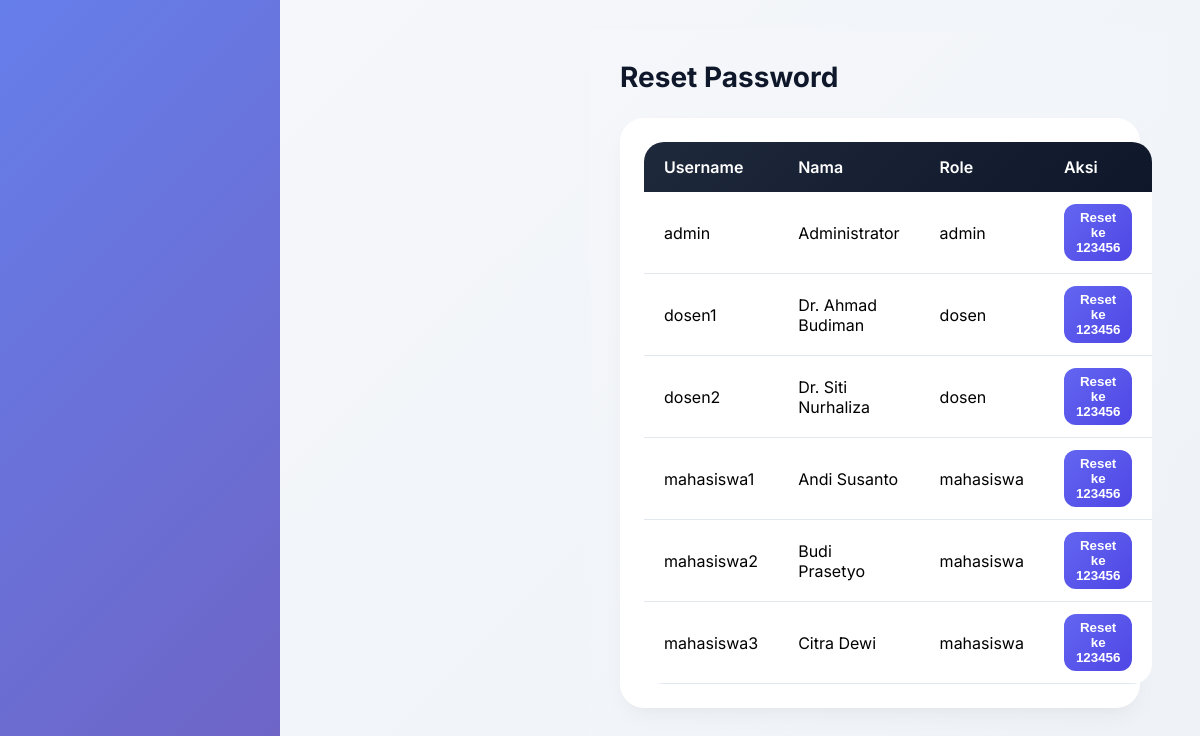
Before: /admin/reset_password/index.php (signed in) with the older database file.
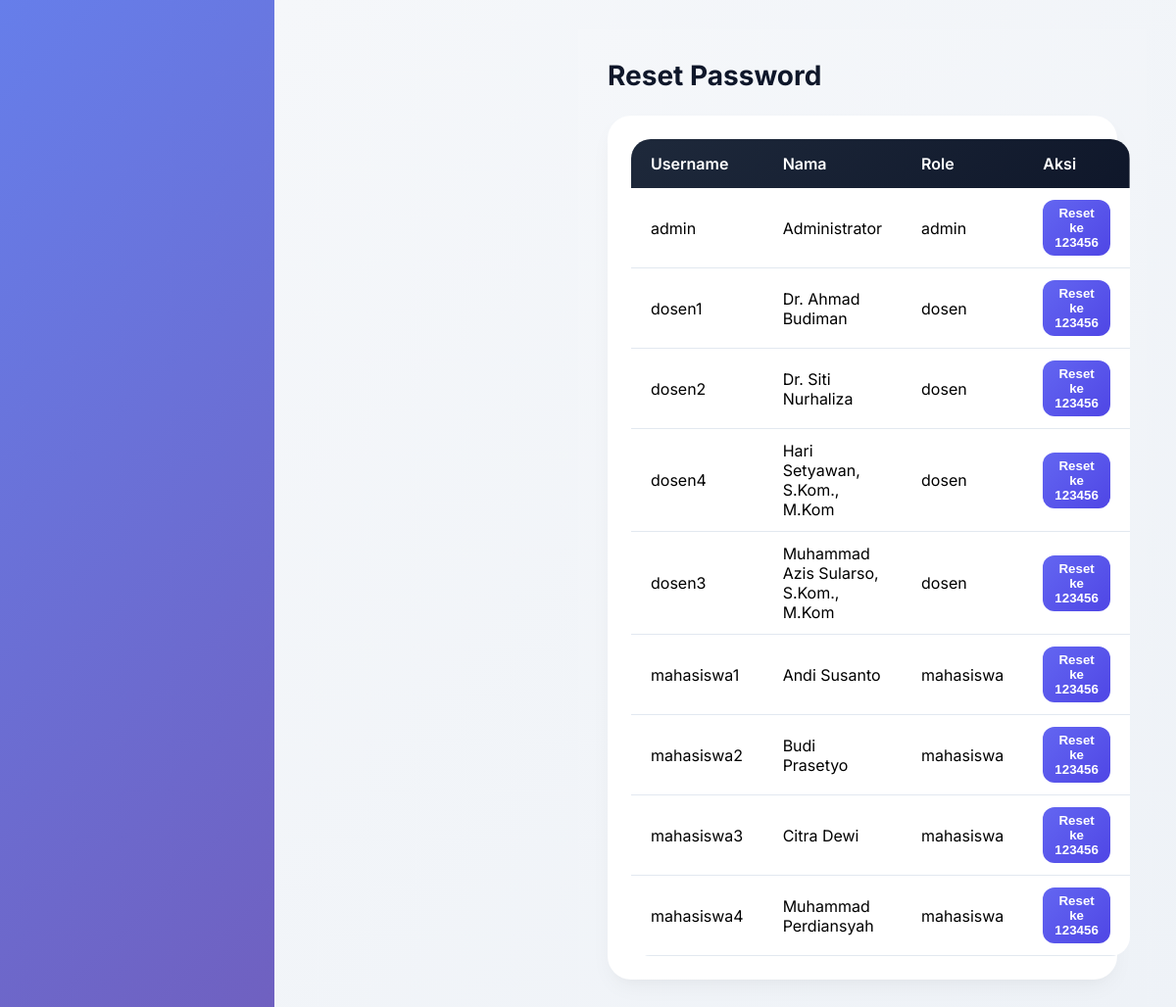
After: the same page with the newer database file.
### tables this page shows
CREATE TABLE `users` (
  `id` int(11) NOT NULL AUTO_INCREMENT,
  `username` varchar(50) NOT NULL,
  `password` varchar(255) NOT NULL,
  `role` enum('admin','dosen','mahasiswa') NOT NULL,
  `nama_lengkap` varchar(100) NOT NULL,
  `email` varchar(100) DEFAULT NULL,
  `nim_nip` varchar(30) DEFAULT NULL,
  `created_at` timestamp NOT NULL DEFAULT current_timestamp(),
  PRIMARY KEY (`id`),
  UNIQUE KEY `username` (`username`)
);

### admin/reset_password/index.php (the view, shortened to what this page needs)
<?php
require_once BASE_PATH . '/config/database.php';
$users = mysqli_query($conn, "SELECT id, username, nama_lengkap, role, nim_nip FROM users ORDER BY role, nama_lengkap");
require_once BASE_PATH . '/includes/header.php';
?>
<div class="page-header">
    <h1 class="page-title">Reset Password</h1>
</div>
<div class="card-modern">
    <table class="table-modern">
        <thead><tr><th>Username</th><th>Nama</th><th>Role</th><th>Aksi</th></tr></thead>
        <tbody>
            <?php while($user = mysqli_fetch_assoc($users)): ?>
            <tr>
                <td><?= htmlspecialchars($user['username']) ?></td>
                <td><?= htmlspecialchars($user['nama_lengkap']) ?></td>
                <td><?= $user['role'] ?></td>
                <td>
                    <form method="POST" onsubmit="return confirm('Reset password <?= $user['username'] ?>?')">
                        <button type="submit" name="reset" class="btn-primary" style="padding:6px 12px">Reset ke 123456</button>
                    </form>
                </td>
            </tr>
            <?php endwhile; ?>
        </tbody>
    </table>
</div>
<?php require_once BASE_PATH . '/includes/footer.php'; ?>

Changed rows visible on the page:
added users: username "dosen4", nama_lengkap "Hari Setyawan, S.Kom., M.Kom", role "dosen"
added users: username "dosen3", nama_lengkap "Muhammad Azis Sularso, S.Kom., M.Kom", role "dosen"
added users: username "mahasiswa4", nama_lengkap "Muhammad Perdiansyah", role "mahasiswa"
